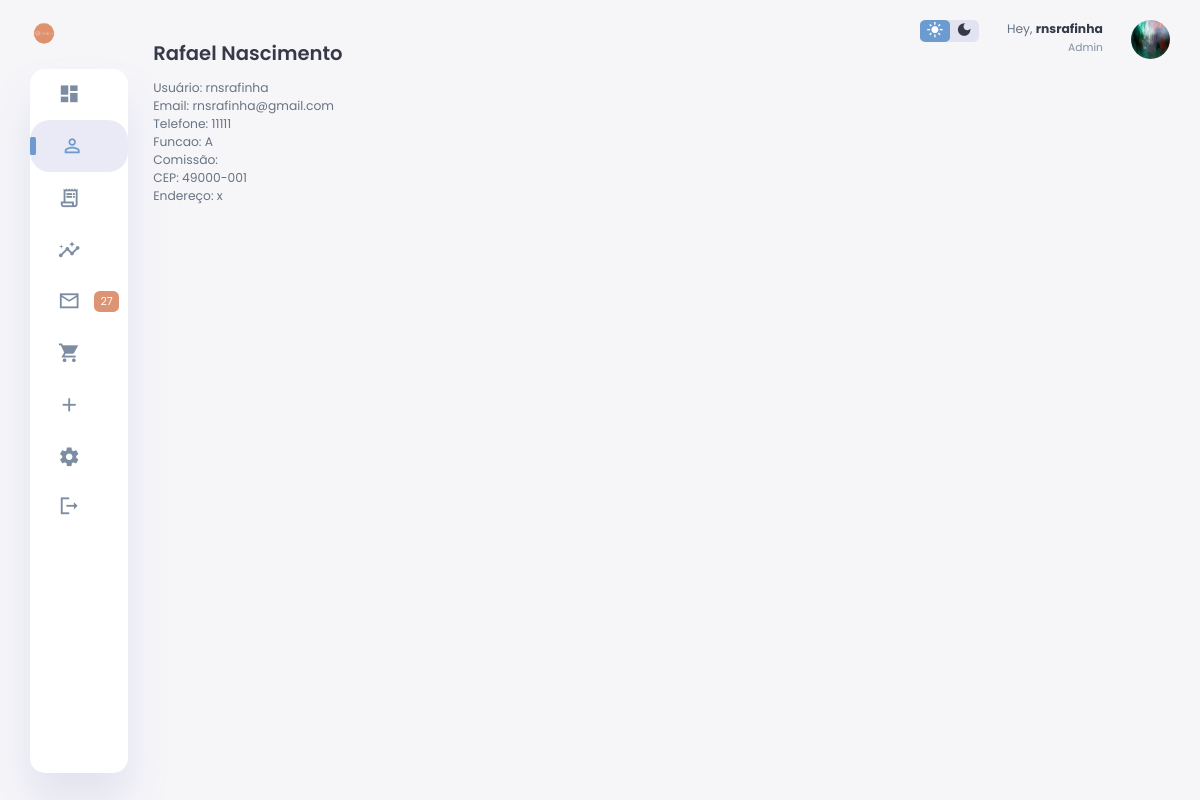
/adicionais/userDetails.php?userId=1 (signed in), run on the app's committed database.
### tables this page shows
CREATE TABLE IF NOT EXISTS `funcionarios` (
  `id` int(11) NOT NULL AUTO_INCREMENT,
  `nome` varchar(50) DEFAULT NULL,
  `user` varchar(24) DEFAULT NULL,
  `email` varchar(32) DEFAULT NULL,
  `senha` text DEFAULT NULL,
  `telefone` varchar(15) DEFAULT NULL,
  `funcao` varchar(30) DEFAULT NULL,
  `painel` int(11) DEFAULT 0,
  `cep` varchar(30) DEFAULT NULL,
  `address` text DEFAULT NULL,
  `pagamento` varchar(8) DEFAULT NULL,
  `admin` int(11) DEFAULT 0,
  KEY `id` (`id`)
);

### adicionais/userDetails.php (the view, shortened to what this page needs)
<?php
include("../faterzin/verificar_login.php");
$userId = $_GET['userId'];
$query = "SELECT * FROM funcionarios WHERE id = $userId";
$result = mysqli_query($conn, $query);
if(mysqli_num_rows($result) > 0) {
    $user = mysqli_fetch_assoc($result);
    $nome = $user['nome'];
    $telefone = $user['telefone'];
    $funcao = $user['funcao'];
    $comissao = $user['pagamento'];
    $cep = $user['cep'];
    $endereco = $user['address'];
    $usuario = $user['user'];
    $email = $user['email'];
} else {
    echo "Usuário não encontrado.";
}
?>
<!DOCTYPE html>
<html lang="en">
<head>
    <link rel="stylesheet" href="../css/equipe.css">
</head>
<body>
    <div class="container">
        <aside>
            <div class="toggle">
                <div class="logo">
                    <img src="../images/bolinha.png">
                </div>
            </div>
            <div class="sidebar">
                <a href="../dashboard.php">
                    <span class="material-icons-sharp">
                    </span>
                </a>
                <a href="../equipe.php" class="active">
                    <span class="material-icons-sharp">
                    </span>
                </a>
                <a href="../vendas.php">
                    <span class="material-icons-sharp">
                    </span>
                </a>
                <a href="../analytics.php">
                    <span class="material-icons-sharp">
                    </span>
                </a>
                <a href="../tickets.php">
                    <span class="material-icons-sharp">
                    </span>
                    <span class="message-count">27</span>
                </a>
                <a href="../produtos.php">
                    <span class="material-icons-sharp">
                    </span>
                </a>
                <a href="../clientes.php">
                    <span class="material-icons-sharp">
                    </span>
                </a>
                <a href="../configuracoes.php">
                    <span class="material-icons-sharp">
                    </span>
                </a>
                <a href="../faterzin/logout.php">
                    <span class="material-icons-sharp">
                    </span>
                </a>
            </div>
        </aside>
        <main>
            <div class="recent-orders">
                <h2><?php echo $nome ?></h2>
            </div>
            <div>
                <p>Usuário: <?php echo $usuario ?></p>
                <p>Email: <?php echo $email ?></p>
                <p>Telefone: <?php echo $telefone ?></p>
                <p>Funcao: <?php echo $funcao ?></p>
                <p>Comissão: <?php echo $comissao ?></p>
                <p>CEP: <?php echo $cep ?></p>
                <p>Endereço: <?php echo $endereco ?></p>
            </div>
        </main>
        <div class="right-section">
            <div class="nav">
                <div class="dark-mode">
                    <span class="material-icons-sharp active">
                    </span>
                    <span class="material-icons-sharp">
                    </span>
                </div>
                <div class="profile">
                    <div class="info">
                        <p>Hey, <b><?php echo $_SESSION['usuario'] ?></b></p>
                        <small class="text-muted">Admin</small>
                    </div>
                    <div class="profile-photo">
                        <img src="../images/profile-1.jpg">
                    </div>
                </div>
            </div>
    </div>
</body>
</html>

### css/equipe.css (style rules this page uses)
:root { --color-primary: #6C9BCF; --color-danger: #dc9474; --color-success: #1B9C85; --color-warning: #F7D060; --color-white: #fff; --color-info-dark: #7d8da1; --color-dark: #363949; --color-light: rgba(132, 139, 200, 0.18); --color-dark-variant: #677483; --color-background: #f6f6f9; --cor-primaria--:#dc9474 ; --cor-secundaria--:#f1e8dc ; --cor-terciaria--:#522a18; --cor-4--:#594136; --cor-das-letras--:#6e361d ; --cor-do-icone--:#a1291b; --card-border-radius: 2rem; --border-radius-1: 0.4rem; --border-radius-2: 1.2rem; --card-padding: 1.8rem; --padding-1: 1.2rem; --box-shadow: 0 2rem 3rem var(--color-light); }
* { margin: 0; padding: 0; outline: 0; appearance: 0; border: 0; text-decoration: none; box-sizing: border-box; }
html { font-size: 14px; }
body { width: 100vw; height: 100vh; font-family: 'Poppins', sans-serif; font-size: 0.88rem; user-select: none; overflow-x: hidden; color: var(--color-dark); background-color: var(--color-background); }
a { color: var(--color-dark); }
img { display: block; width: 100%; object-fit: cover; }
h2 { font-weight: 600; font-size: 1.4rem; }
small { font-size: 0.76rem; }
p { color: var(--color-dark-variant); }
b { color: var(--color-dark); }
.text-muted { color: var(--color-info-dark); }
.container { display: grid; width: 96%; margin: 0 auto; gap: 1.8rem; grid-template-columns: 12rem auto 23rem; }
aside { height: 100vh; }
aside .toggle { display: flex; align-items: center; justify-content: space-between; margin-top: 1.4rem; }
aside .toggle .logo { display: flex; gap: 0.5rem; align-items: center; }
aside .toggle .logo img { width: 2rem; height: 2rem; align-items: center; }
aside .sidebar { display: flex; flex-direction: column; background-color: var(--color-white); box-shadow: var(--box-shadow); border-radius: 15px; height: 88vh; position: relative; top: 1.5rem; transition: all 0.3s ease; }
aside .sidebar a { display: flex; align-items: center; color: var(--color-info-dark); height: 3.7rem; gap: 1rem; position: relative; margin-left: 2rem; transition: all 0.3s ease; }
aside .sidebar a span { font-size: 1.6rem; transition: all 0.3s ease; }
aside .sidebar a:last-child { position: absolute; bottom: 2rem; width: 100%; }
aside .sidebar a.active { width: 100%; color: var(--color-primary); background-color: var(--color-light); margin-left: 0; border-radius: 20px; }
aside .sidebar a.active::before { content: ''; width: 6px; height: 18px; background-color: var(--color-primary); border-radius: 20%; }
aside .sidebar a.active span { color: var(--color-primary); margin-left: calc(1rem - 3px); border-radius: 20%; }
aside .sidebar .message-count { background-color: var(--color-danger); padding: 2px 6px; color: var(--color-white); font-size: 11px; border-radius: var(--border-radius-1); }
main { margin-top: 1.4rem; }
main .recent-orders { margin-top: 1.3rem; }
main .recent-orders h2 { margin-bottom: 0.8rem; }
.right-section { margin-top: 1.4rem; }
.right-section .nav { display: flex; justify-content: end; gap: 2rem; }
.right-section .dark-mode { background-color: var(--color-light); display: flex; justify-content: space-between; align-items: center; height: 1.6rem; width: 4.2rem; cursor: pointer; border-radius: var(--border-radius-1); }
.right-section .dark-mode span { font-size: 1.2rem; width: 50%; height: 100%; display: flex; align-items: center; justify-content: center; }
.right-section .dark-mode span.active { background-color: var(--color-primary); color: white; border-radius: var(--border-radius-1); border-radius: 20%; }
.right-section .nav .profile { display: flex; gap: 2rem; text-align: right; }
.right-section .nav .profile .profile-photo { width: 2.8rem; height: 2.8rem; border-radius: 50%; overflow: hidden; }
@media screen and (max-width: 1200px) { .container { width: 95%; grid-template-columns: 7rem auto 23rem; } }
@media screen and (max-width: 1200px) { aside .sidebar a { width: 5.6rem; } }
@media screen and (max-width: 1200px) { aside .sidebar a:last-child { position: relative; margin-top: 1.8rem; } }

### data on the page
funcionarios: nome "Rafael Nascimento", user "rnsrafinha", email "rnsrafinha@gmail.com", telefone "11111", funcao "A", cep "49000-001", address "x"

### other printed values
$_SESSION['usuario'] "rnsrafinha"
